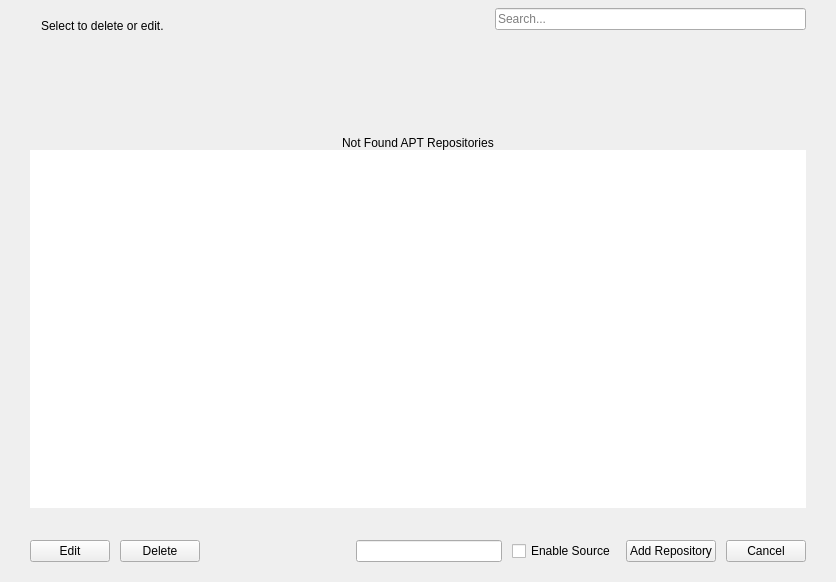
<?xml version="1.0" encoding="UTF-8"?>
<ui version="4.0">
 <class>APTSourceManagerPage</class>
 <widget class="QWidget" name="APTSourceManagerPage">
  <property name="geometry">
   <rect>
    <x>0</x>
    <y>0</y>
    <width>836</width>
    <height>582</height>
   </rect>
  </property>
  <property name="windowTitle">
   <string>APT Repository Manager</string>
  </property>
  <layout class="QVBoxLayout" name="verticalLayout_2">
   <property name="spacing">
    <number>0</number>
   </property>
   <property name="leftMargin">
    <number>0</number>
   </property>
   <property name="topMargin">
    <number>0</number>
   </property>
   <property name="rightMargin">
    <number>0</number>
   </property>
   <property name="bottomMargin">
    <number>0</number>
   </property>
   <item>
    <widget class="QWidget" name="verticalWidget" native="true">
     <property name="sizePolicy">
      <sizepolicy hsizetype="Preferred" vsizetype="Expanding">
       <horstretch>0</horstretch>
       <verstretch>0</verstretch>
      </sizepolicy>
     </property>
     <property name="cursor">
      <cursorShape>ArrowCursor</cursorShape>
     </property>
     <property name="styleSheet">
      <string notr="true"/>
     </property>
     <layout class="QGridLayout" name="gridLayout_2">
      <property name="leftMargin">
       <number>30</number>
      </property>
      <property name="topMargin">
       <number>5</number>
      </property>
      <property name="rightMargin">
       <number>30</number>
      </property>
      <property name="bottomMargin">
       <number>20</number>
      </property>
      <property name="horizontalSpacing">
       <number>10</number>
      </property>
      <property name="verticalSpacing">
       <number>5</number>
      </property>
      <item row="1" column="0" colspan="7">
       <widget class="QWidget" name="aptSourcesContainer" native="true">
        <property name="cardRole" stdset="0">
         <string notr="true">elevated</string>
        </property>
        <layout class="QVBoxLayout" name="verticalLayout">
         <property name="spacing">
          <number>0</number>
         </property>
         <property name="leftMargin">
          <number>0</number>
         </property>
         <property name="topMargin">
          <number>12</number>
         </property>
         <property name="rightMargin">
          <number>0</number>
         </property>
         <property name="bottomMargin">
          <number>12</number>
         </property>
         <item>
          <widget class="QWidget" name="notFoundWidget" native="true">
           <property name="sizePolicy">
            <sizepolicy hsizetype="Preferred" vsizetype="Expanding">
             <horstretch>0</horstretch>
             <verstretch>0</verstretch>
            </sizepolicy>
           </property>
           <property name="minimumSize">
            <size>
             <width>0</width>
             <height>100</height>
            </size>
           </property>
           <property name="maximumSize">
            <size>
             <width>16777215</width>
             <height>100</height>
            </size>
           </property>
           <property name="styleSheet">
            <string notr="true"/>
           </property>
           <layout class="QVBoxLayout" name="notFoundLayout">
            <property name="spacing">
             <number>0</number>
            </property>
            <property name="leftMargin">
             <number>0</number>
            </property>
            <property name="topMargin">
             <number>0</number>
            </property>
            <property name="rightMargin">
             <number>0</number>
            </property>
            <property name="bottomMargin">
             <number>0</number>
            </property>
            <item alignment="Qt::AlignHCenter|Qt::AlignBottom">
             <widget class="QLabel" name="lblNotFound">
              <property name="text">
               <string>Not Found APT Repositories</string>
              </property>
             </widget>
            </item>
           </layout>
          </widget>
         </item>
         <item>
          <widget class="QListWidget" name="listWidgetAptSources">
           <property name="frameShape">
            <enum>QFrame::NoFrame</enum>
           </property>
           <property name="horizontalScrollBarPolicy">
            <enum>Qt::ScrollBarAlwaysOff</enum>
           </property>
           <property name="editTriggers">
            <set>QAbstractItemView::NoEditTriggers</set>
           </property>
           <property name="selectionMode">
            <enum>QAbstractItemView::SingleSelection</enum>
           </property>
           <property name="selectionBehavior">
            <enum>QAbstractItemView::SelectRows</enum>
           </property>
           <property name="resizeMode">
            <enum>QListView::Adjust</enum>
           </property>
           <property name="layoutMode">
            <enum>QListView::Batched</enum>
           </property>
           <property name="spacing">
            <number>4</number>
           </property>
           <property name="uniformItemSizes">
            <bool>true</bool>
           </property>
          </widget>
         </item>
        </layout>
       </widget>
      </item>
      <item row="4" column="0" colspan="7">
       <spacer name="verticalSpacer_2">
        <property name="orientation">
         <enum>Qt::Vertical</enum>
        </property>
        <property name="sizeType">
         <enum>QSizePolicy::Fixed</enum>
        </property>
        <property name="sizeHint" stdset="0">
         <size>
          <width>20</width>
          <height>15</height>
         </size>
        </property>
       </spacer>
      </item>
      <item row="0" column="6">
       <widget class="QLineEdit" name="txtSearchAptSource">
        <property name="placeholderText">
         <string>Search...</string>
        </property>
       </widget>
      </item>
      <item row="5" column="0" colspan="7">
       <layout class="QHBoxLayout" name="horizontalLayout_2">
        <property name="spacing">
         <number>10</number>
        </property>
        <property name="bottomMargin">
         <number>0</number>
        </property>
        <item>
         <widget class="QPushButton" name="btnEditAptSource">
          <property name="sizePolicy">
           <sizepolicy hsizetype="Fixed" vsizetype="Fixed">
            <horstretch>0</horstretch>
            <verstretch>0</verstretch>
           </sizepolicy>
          </property>
          <property name="cursor">
           <cursorShape>PointingHandCursor</cursorShape>
          </property>
          <property name="accessibleName">
           <string notr="true">primary</string>
          </property>
          <property name="styleSheet">
           <string notr="true"/>
          </property>
          <property name="text">
           <string>Edit</string>
          </property>
          <property name="icon">
           <iconset resource="../../static.qrc">
            <normaloff>:/static/themes/default/img/edit.png</normaloff>:/static/themes/default/img/edit.png</iconset>
          </property>
          <property name="iconSize">
           <size>
            <width>16</width>
            <height>16</height>
           </size>
          </property>
          <property name="checkable">
           <bool>false</bool>
          </property>
         </widget>
        </item>
        <item>
         <widget class="QPushButton" name="btnDeleteAptSource">
          <property name="sizePolicy">
           <sizepolicy hsizetype="Fixed" vsizetype="Fixed">
            <horstretch>0</horstretch>
            <verstretch>0</verstretch>
           </sizepolicy>
          </property>
          <property name="cursor">
           <cursorShape>PointingHandCursor</cursorShape>
          </property>
          <property name="accessibleName">
           <string notr="true">danger</string>
          </property>
          <property name="styleSheet">
           <string notr="true"/>
          </property>
          <property name="text">
           <string>Delete</string>
          </property>
          <property name="checkable">
           <bool>false</bool>
          </property>
         </widget>
        </item>
        <item>
         <spacer name="bottomSectionHorizontalSpacer">
          <property name="orientation">
           <enum>Qt::Horizontal</enum>
          </property>
          <property name="sizeHint" stdset="0">
           <size>
            <width>0</width>
            <height>20</height>
           </size>
          </property>
         </spacer>
        </item>
        <item>
         <widget class="QLineEdit" name="txtAptSource"/>
        </item>
        <item>
         <widget class="QCheckBox" name="checkEnableSource">
          <property name="accessibleName">
           <string notr="true">circle</string>
          </property>
          <property name="text">
           <string>Enable Source</string>
          </property>
         </widget>
        </item>
        <item>
         <widget class="QPushButton" name="btnAddAPTSourceRepository">
          <property name="sizePolicy">
           <sizepolicy hsizetype="Fixed" vsizetype="Fixed">
            <horstretch>0</horstretch>
            <verstretch>0</verstretch>
           </sizepolicy>
          </property>
          <property name="cursor">
           <cursorShape>PointingHandCursor</cursorShape>
          </property>
          <property name="accessibleName">
           <string notr="true">primary</string>
          </property>
          <property name="styleSheet">
           <string notr="true"/>
          </property>
          <property name="text">
           <string>Add Repository</string>
          </property>
          <property name="checkable">
           <bool>true</bool>
          </property>
         </widget>
        </item>
        <item>
         <widget class="QPushButton" name="btnCancel">
          <property name="sizePolicy">
           <sizepolicy hsizetype="Fixed" vsizetype="Fixed">
            <horstretch>0</horstretch>
            <verstretch>0</verstretch>
           </sizepolicy>
          </property>
          <property name="cursor">
           <cursorShape>PointingHandCursor</cursorShape>
          </property>
          <property name="accessibleName">
           <string notr="true">danger</string>
          </property>
          <property name="styleSheet">
           <string notr="true"/>
          </property>
          <property name="text">
           <string>Cancel</string>
          </property>
          <property name="iconSize">
           <size>
            <width>16</width>
            <height>16</height>
           </size>
          </property>
          <property name="checkable">
           <bool>false</bool>
          </property>
         </widget>
        </item>
       </layout>
      </item>
      <item row="0" column="5">
       <spacer name="horizontalSpacer">
        <property name="orientation">
         <enum>Qt::Horizontal</enum>
        </property>
        <property name="sizeHint" stdset="0">
         <size>
          <width>40</width>
          <height>20</height>
         </size>
        </property>
       </spacer>
      </item>
      <item row="0" column="0" colspan="5" alignment="Qt::AlignLeft">
       <widget class="QWidget" name="sectionHeaderRow" native="true">
        <property name="sizePolicy">
         <sizepolicy hsizetype="Preferred" vsizetype="Fixed">
          <horstretch>0</horstretch>
          <verstretch>0</verstretch>
         </sizepolicy>
        </property>
        <layout class="QHBoxLayout" name="sectionHeaderRowLayout">
         <property name="leftMargin">
          <number>0</number>
         </property>
         <property name="topMargin">
          <number>0</number>
         </property>
         <property name="rightMargin">
          <number>0</number>
         </property>
         <property name="bottomMargin">
          <number>0</number>
         </property>
         <property name="spacing">
          <number>8</number>
         </property>
         <item>
          <widget class="QFrame" name="sectionHeaderAccent">
           <property name="sizePolicy">
            <sizepolicy hsizetype="Fixed" vsizetype="Preferred">
             <horstretch>0</horstretch>
             <verstretch>0</verstretch>
            </sizepolicy>
           </property>
           <property name="minimumSize">
            <size>
             <width>3</width>
             <height>26</height>
            </size>
           </property>
           <property name="maximumSize">
            <size>
             <width>3</width>
             <height>16777215</height>
            </size>
           </property>
           <property name="frameShape">
            <enum>QFrame::NoFrame</enum>
           </property>
           <property name="accentToken" stdset="0">
            <string notr="true">info</string>
           </property>
          </widget>
         </item>
         <item>
          <layout class="QVBoxLayout" name="sectionHeaderTextCol">
           <property name="leftMargin">
            <number>0</number>
           </property>
           <property name="topMargin">
            <number>0</number>
           </property>
           <property name="rightMargin">
            <number>0</number>
           </property>
           <property name="bottomMargin">
            <number>0</number>
           </property>
           <property name="spacing">
            <number>0</number>
           </property>
           <item>
            <widget class="QLabel" name="sectionHeaderTitle">
             <property name="text">
              <string notr="true"/>
             </property>
            </widget>
           </item>
           <item>
            <widget class="QLabel" name="sectionHeaderSource">
             <property name="text">
              <string>Select to delete or edit.</string>
             </property>
            </widget>
           </item>
          </layout>
         </item>
        </layout>
       </widget>
      </item>
     </layout>
    </widget>
   </item>
  </layout>
 </widget>
 <resources>
  <include location="../../static.qrc"/>
 </resources>
 <connections/>
</ui>
